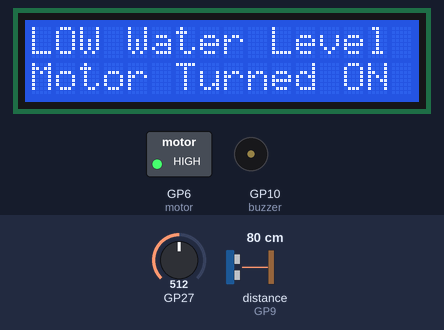
The sketch below on a simulated Raspberry Pi Pico. Parts: 16×2 character LCD, switched loads named in the sketch (green lamp = pin HIGH), buzzer (waves = sounding). Wiring (inferred from the names in the program): ultrasonic range finder: trigger GP8; echo GP9. The inputs (shaded band) are chosen by the test bench; at power-on: distance to the obstacle (sensor on GP9) 80 cm, GP27 = 512. The echo pulse lasts 58.3 µs per cm; pins used as bus, display or sensor lines are not drawn.

Above: at 3.2 s.
3.3 s: distance to the obstacle (sensor on GP9) set to 25 cm
At 4.5 s:
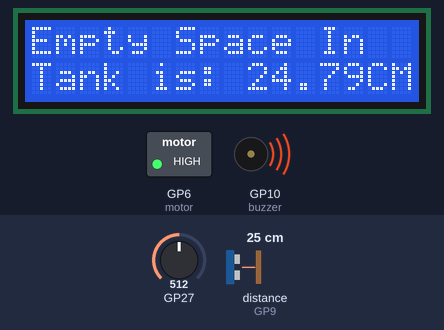
9.6 s: distance to the obstacle (sensor on GP9) set to 21 cm
At 10.5 s:
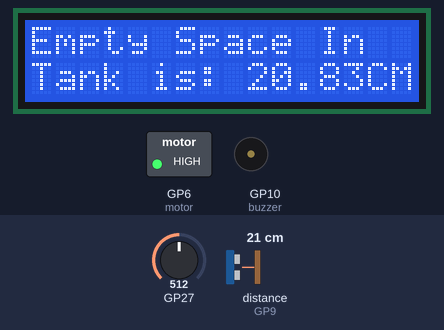
21.5 s: GP27 set to 598
25.6 s: GP27 set to 626
At 33.8 s:
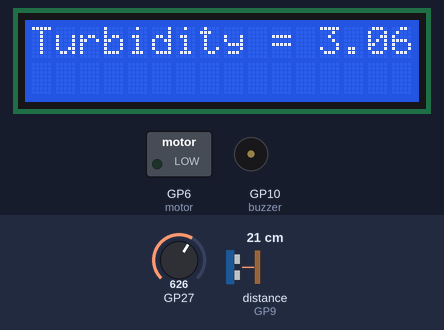
37.5 s: distance to the obstacle (sensor on GP9) set to 2 cm
At 41.6 s:
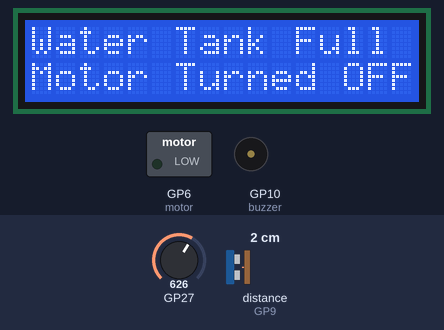
49.4 s: distance to the obstacle (sensor on GP9) set to 35 cm
At 55.7 s:
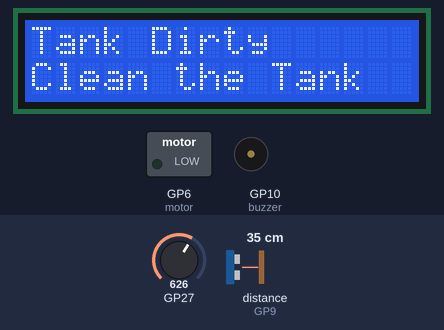
Timing chart, 0 to 57.6 s (numbered marks = the images above; inputs shaded):
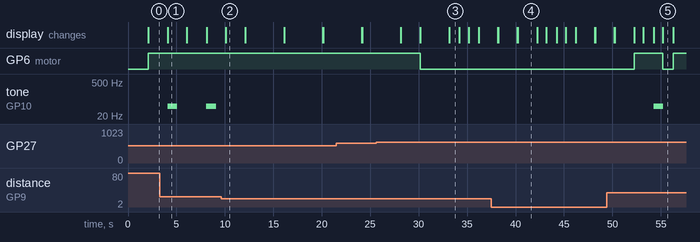

Measured:
- the behaviour switches between 23 and 22 cm on distance to the obstacle (sensor on GP9) (found by bisection; images 1 and 2)
- the behaviour switches between 614 and 615 on GP27 (found by bisection; images 2 and 3)
- after the input at 3.3 s, the display: changes after 0.78 s (image 1)
- after the input at 9.6 s, tone on GP10 (buzzer): stops changing and stays silent; the display: changes after 0.50 s (image 2)
- after the input at 25.6 s, GP6 (motor): HIGH → LOW after 4.5 s; the display: changes after 2.5 s (image 3)
- after the input at 49.4 s, GP6 (motor): LOW → HIGH after 2.9 s, → LOW 2.9 s later, → HIGH 1.1 s later; tone on GP10 (buzzer): silent → 50 Hz after 4.9 s, → silent 1.0 s later
- by itself, tone on GP10 (buzzer): alternates 50 Hz for 1.0 s and silent for 3.0 s

The sketch:

WaterPump.ino
```cpp
#include<LiquidCrystal.h>
#include<OneWire.h>
LiquidCrystal lcd(13,11,5,4,3,2);
#define echo 9
#define trigger 8
#define buzzer 10
#define motor 6

//Initialize variables
float distance=0,time=0,count;
float turbidity = 0.0;

void setup()
{
  //Intialize input/output mode
  lcd.begin(16,2);
  pinMode(trigger,OUTPUT);
  pinMode(echo,INPUT);
  pinMode(motor,OUTPUT);
  pinMode(buzzer,OUTPUT);

  //Print welcome message
  lcd.print(" Automatic Tank ");
  lcd.setCursor(0,1);
  lcd.print(" Filling System ");
  delay(2000);

}

void loop()
{
  //Check and print the turbidity of water
  turbidity = analogRead(A1);
  turbidity = turbidity * (5.0 / 1024.0);
  lcd.clear();
  lcd.setCursor(0,0);
  lcd.print("Turbidity = ");
  lcd.print(turbidity);
  delay(2000);

  //Program wont proceed further untill turbidity is below threshold
  if(turbidity>3)
  {
    digitalWrite(motor,LOW);
    lcd.clear();
    lcd.print("Tank Dirty");
    lcd.setCursor(0,1);
    lcd.print("Clean the Tank");
    delay(3000);
  }

  //When turbidity is above threshold
  else
  {
    loop1();
  }

}

void loop1()
{
  //Check water level in the tank
  digitalWrite(trigger,LOW);
  delayMicroseconds(2);
  digitalWrite(trigger,HIGH);
  delayMicroseconds(20);
  digitalWrite(trigger,LOW);
  delayMicroseconds(20);
  time=pulseIn(echo,HIGH);
  distance=(time*0.034)/2;

  //Print the water level
  lcd.clear();
  lcd.print("Empty Space In");
  lcd.setCursor(0,1);
  lcd.print("Tank is: ");
  lcd.print(distance);
  lcd.print("CM");
  delay(2000);

  //Execute when water level above threshold
  if(distance<20 && count==0)
  {
    //Stop motor and buzzer
    digitalWrite(motor,LOW);
    noTone(buzzer);
    lcd.clear();
    lcd.print("Water Tank Full");
    lcd.setCursor(0,1);
    lcd.print("Motor Turned OFF");
    delay(2000);
    count=1;
  }

  else if (distance<20 && count==1)
  {
    //Count is used to avoid the usage of motor and buzzer off overwrite
    lcd.clear();
    lcd.print("Water Tank Full");
    lcd.setCursor(0,1);
    lcd.print("Motor Turned OFF");
    delay(2000);
  }

  //Execute when water level below threshold
  else if (distance>22)
  {
    //Start motor
    digitalWrite(motor,HIGH);
    lcd.clear();
    lcd.print("LOW Water Level");
    lcd.setCursor(0,1);
    lcd.print("Motor Turned ON");
    delay(2000);
    //Play buzzer
    tone(buzzer,50,1000);
    count=0;
  }

}
```
